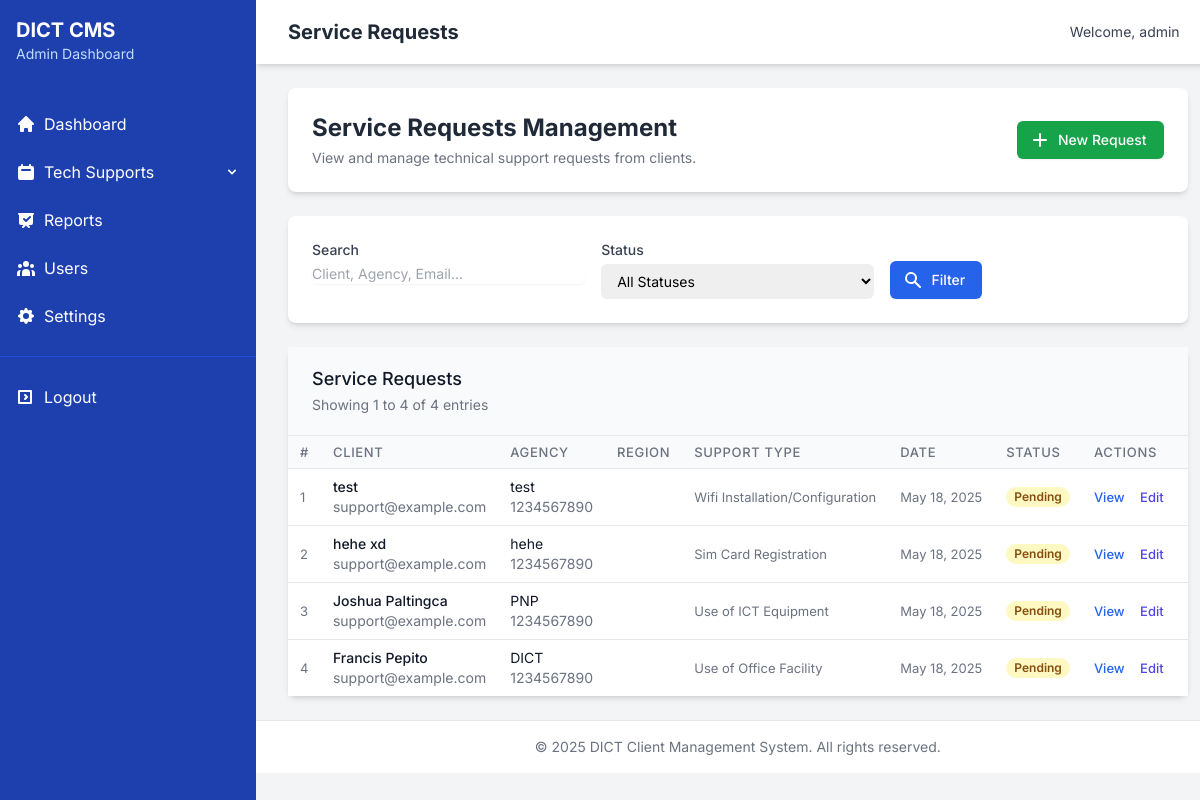
The app's page /admin/service-requests.php (signed in) with its own data.
### tables this page shows
CREATE TABLE `tech_support_requests` (
  `id` int(11) NOT NULL,
  `client_name` varchar(100) NOT NULL,
  `agency` varchar(100) NOT NULL,
  `email` varchar(100) NOT NULL,
  `phone` varchar(20) NOT NULL,
  `region_id` int(11) NOT NULL,
  `province_id` int(11) NOT NULL,
  `district_id` int(11) DEFAULT NULL,
  `municipality_id` int(11) NOT NULL,
  `support_type` varchar(100) NOT NULL,
  `subject` varchar(255) DEFAULT NULL,
  `issue_description` text NOT NULL,
  `date_requested` timestamp NOT NULL DEFAULT current_timestamp(),
  `date_assisted` timestamp NULL DEFAULT NULL,
  `date_resolved` timestamp NULL DEFAULT NULL,
  `assisted_by_id` int(11) DEFAULT NULL,
  `status` enum('Pending','In Progress','Resolved','Cancelled') DEFAULT 'Pending',
  `remarks` text DEFAULT NULL,
  `created_at` timestamp NOT NULL DEFAULT current_timestamp(),
  `updated_at` timestamp NOT NULL DEFAULT current_timestamp() ON UPDATE current_timestamp()
);

### includes/crud_operations.php (called while the page is built, shortened)
<?php
require_once 'db_connect.php';
function read_records($table, $columns = ['*'], $where = [], $order_by = '', $limit = 0, $offset = 0) {
    global $conn;
    try {
        $table_check = $conn->query("SHOW TABLES LIKE '$table'");
        $columns_str = implode(', ', $columns);
        $sql = "SELECT $columns_str FROM `$table`";
        if (!empty($order_by)) {
            $sql .= " ORDER BY $order_by";
        }
        if ($limit > 0) {
            $sql .= " LIMIT $limit";
        }
        $stmt = $conn->prepare($sql);
        if ($stmt->execute()) {
            $result = $stmt->get_result();
            $records = [];
            while ($row = $result->fetch_assoc()) {
                $records[] = $row;
            }
            return $records;
        } else {
            throw new Exception("Error executing statement: " . $stmt->error);
        }
    } catch (Exception $e) {
        error_log("Read records error: " . $e->getMessage());
        return false;
    }
}
function count_records($table, $where = []) {
    global $conn;
    try {
        $table_check = $conn->query("SHOW TABLES LIKE '$table'");
        $sql = "SELECT COUNT(*) as count FROM `$table`";
        $stmt = $conn->prepare($sql);
        if ($stmt->execute()) {
            $result = $stmt->get_result();
            $row = $result->fetch_assoc();
            return (int) $row['count'];
        } else {
            throw new Exception("Error executing statement: " . $stmt->error);
        }
    } catch (Exception $e) {
        error_log("Count records error: " . $e->getMessage());
        return false;
    }
}
?>

### admin/service-requests.php (the view, shortened to what this page needs)
<?php
require_once '../includes/db_connect.php';
require_once '../includes/crud_operations.php';
$search_term = isset($_GET['search']) ? sanitize_input($_GET['search']) : '';
$current_page = isset($_GET['page']) ? (int)$_GET['page'] : 1;
$records_per_page = 10;
$offset = ($current_page - 1) * $records_per_page;
$where = [];
try {
    if (!empty($search_term)) {
        $search_columns = ['client_name', 'agency', 'email', 'phone', 'support_type', 'issue_description'];
        $serviceRequests = search_records('tech_support_requests', $search_columns, $search_term, ['*'], 'date_requested DESC', $records_per_page, $offset);
        $total_records = count_records('tech_support_requests');
    } else {
        if (!empty($where)) {
            $serviceRequests = read_records('tech_support_requests', ['*'], $where, 'date_requested DESC', $records_per_page, $offset);
            $total_records = count_records('tech_support_requests', $where);
        } else {
            $serviceRequests = read_records('tech_support_requests', ['*'], [], 'date_requested DESC', $records_per_page, $offset);
            $total_records = count_records('tech_support_requests');
        }
    }
} catch (Exception $e) {
    $error_message = "Error: " . $e->getMessage();
    $serviceRequests = [];
    $total_records = 0;
}
?>
<!DOCTYPE html>
<html lang="en">
<head>
    <script src="https://cdn.tailwindcss.com"></script>
</head>
<body class="bg-gray-100">
    <?php include '../admin/includes/sidebar.php'; ?>
        <div class="flex-1 main-content">
            <div class="bg-white shadow-md">
                <div class="mx-auto px-4 sm:px-6 lg:px-8">
                    <div class="flex justify-between h-16">
                        <div class="flex">
                            <div class="flex-shrink-0 flex items-center">
                                <h1 class="text-xl font-bold text-gray-800">Service Requests</h1>
                            </div>
                        </div>
                        <div class="flex items-center">
                            <div class="ml-4 flex items-center md:ml-6">
                                <div class="relative">
                                    <div class="flex items-center">
                                        <span class="text-gray-700 text-sm mr-2">Welcome, <?php echo htmlspecialchars($_SESSION['username']); ?></span>
                                    </div>
                                </div>
                            </div>
                        </div>
                    </div>
                </div>
            </div>
            <main class="py-6">
                <div class="max-w-7xl mx-auto px-4 sm:px-6 lg:px-8">
                    <div class="bg-white rounded-lg shadow-md p-6 mb-6">
                        <div class="flex flex-col md:flex-row md:justify-between md:items-center">
                            <div>
                                <h2 class="text-2xl font-bold text-gray-800">Service Requests Management</h2>
                                <p class="mt-1 text-sm text-gray-500">View and manage technical support requests from clients.</p>
                            </div>
                            <div class="mt-4 md:mt-0">
                                <a href="../tech-support.php" target="_blank" class="inline-flex items-center px-4 py-2 border border-transparent rounded-md shadow-sm text-sm font-medium text-white bg-green-600 hover:bg-green-700 focus:outline-none focus:ring-2 focus:ring-offset-2 focus:ring-green-500">
                                    <svg xmlns="http://www.w3.org/2000/svg" class="-ml-1 mr-2 h-5 w-5" viewBox="0 0 20 20" fill="currentColor">
                                        <path fill-rule="evenodd" d="M10 3a1 1 0 011 1v5h5a1 1 0 110 2h-5v5a1 1 0 11-2 0v-5H4a1 1 0 110-2h5V4a1 1 0 011-1z" clip-rule="evenodd" />
                                    </svg>
                                    New Request
                                </a>
                            </div>
                        </div>
                    </div>
                    <div class="bg-white rounded-lg shadow-md p-6 mb-6">
                        <form action="<?php echo htmlspecialchars($_SERVER["PHP_SELF"]); ?>" method="get" class="grid grid-cols-1 md:grid-cols-3 gap-4">
                            <div>
                                <label for="search" class="block text-sm font-medium text-gray-700">Search</label>
                                <div class="mt-1 relative rounded-md shadow-sm">
                                    <input type="text" name="search" id="search" class="focus:ring-blue-500 focus:border-blue-500 block w-full sm:text-sm border-gray-300 rounded-md" placeholder="Client, Agency, Email..." value="<?php echo htmlspecialchars($search_term); ?>">
                                </div>
                            </div>
                            <div>
                                <label for="status" class="block text-sm font-medium text-gray-700">Status</label>
                                <select id="status" name="status" class="mt-1 block w-full pl-3 pr-10 py-2 text-base border-gray-300 focus:outline-none focus:ring-blue-500 focus:border-blue-500 sm:text-sm rounded-md">
                                    <option value="">All Statuses</option>
                                </select>
                            </div>
                            <div class="flex items-end">
                                <button type="submit" class="inline-flex items-center px-4 py-2 border border-transparent rounded-md shadow-sm text-sm font-medium text-white bg-blue-600 hover:bg-blue-700 focus:outline-none focus:ring-2 focus:ring-offset-2 focus:ring-blue-500">
                                    <svg xmlns="http://www.w3.org/2000/svg" class="-ml-1 mr-2 h-5 w-5" viewBox="0 0 20 20" fill="currentColor">
                                        <path fill-rule="evenodd" d="M8 4a4 4 0 100 8 4 4 0 000-8zM2 8a6 6 0 1110.89 3.476l4.817 4.817a1 1 0 01-1.414 1.414l-4.816-4.816A6 6 0 012 8z" clip-rule="evenodd" />
                                    </svg>
                                    Filter
                                </button>
                            </div>
                        </form>
                    </div>
                    <div class="bg-white rounded-lg shadow-md">
                        <div class="px-4 py-5 sm:px-6 bg-gray-50 border-b border-gray-200">
                            <h3 class="text-lg leading-6 font-medium text-gray-900">
                                Service Requests
                            </h3>
                            <p class="mt-1 max-w-2xl text-sm text-gray-500">
                                Showing <?php echo min($total_records, 1 + (($current_page - 1) * $records_per_page)); ?> to <?php echo min($total_records, $current_page * $records_per_page); ?> of <?php echo $total_records; ?> entries
                            </p>                        </div>
                        <div class="table-container">
                            <table class="min-w-full divide-y divide-gray-200 compact-table">
                                <thead class="bg-gray-50">
                                    <tr>
                                        <th scope="col" class="text-left text-xs font-medium text-gray-500 uppercase tracking-wider">#</th>
                                        <th scope="col" class="text-left text-xs font-medium text-gray-500 uppercase tracking-wider">Client</th>
                                        <th scope="col" class="text-left text-xs font-medium text-gray-500 uppercase tracking-wider">Agency</th>
                                        <th scope="col" class="text-left text-xs font-medium text-gray-500 uppercase tracking-wider">Region</th>
                                        <th scope="col" class="text-left text-xs font-medium text-gray-500 uppercase tracking-wider">Support Type</th>
                                        <th scope="col" class="text-left text-xs font-medium text-gray-500 uppercase tracking-wider">Date</th>
                                        <th scope="col" class="text-left text-xs font-medium text-gray-500 uppercase tracking-wider">Status</th>
                                        <th scope="col" class="text-left text-xs font-medium text-gray-500 uppercase tracking-wider">Actions</th>
                                    </tr>
                                </thead>
                                <tbody class="bg-white divide-y divide-gray-200">
                                    <?php if (empty($serviceRequests)): ?>
                                    <tr>
                                        <td colspan="8" class="px-6 py-4 whitespace-nowrap text-center text-sm text-gray-500">
                                            No service requests found.
                                        </td>
                                    </tr>
                                    <?php else: ?>
                                        <?php
                                        $count = ($current_page - 1) * $records_per_page + 1;
                                        foreach ($serviceRequests as $request):
                                            $region_name = "";
                                        ?>
                                        <tr>
                                            <td class="px-6 py-4 whitespace-nowrap text-sm text-gray-500"><?php echo $count++; ?></td>
                                            <td class="px-6 py-4 whitespace-nowrap">
                                                <div class="text-sm font-medium text-gray-900"><?php echo htmlspecialchars($request['client_name']); ?></div>
                                                <div class="text-sm text-gray-500"><?php echo htmlspecialchars($request['email']); ?></div>
                                            </td>
                                            <td class="px-6 py-4 whitespace-nowrap">
                                                <div class="text-sm text-gray-900"><?php echo htmlspecialchars($request['agency']); ?></div>
                                                <div class="text-sm text-gray-500"><?php echo htmlspecialchars($request['phone']); ?></div>
                                            </td>                                            <td class="px-6 py-4 whitespace-nowrap text-sm text-gray-500"><?php echo htmlspecialchars($region_name); ?></td>
                                            <td class="px-6 py-4 whitespace-nowrap text-sm text-gray-500"><?php echo htmlspecialchars($request['support_type']); ?></td>
                                            <td class="px-6 py-4 whitespace-nowrap text-sm text-gray-500">
                                                <?php echo date('M d, Y', strtotime($request['date_requested'])); ?>
                                            </td>
                                            <td class="px-6 py-4 whitespace-nowrap">
                                                <?php if ($request['status'] === 'Resolved'): ?>
                                                    <span class="px-2 inline-flex text-xs leading-5 font-semibold rounded-full bg-green-100 text-green-800">
                                                        Resolved
                                                    </span>
                                                <?php elseif ($request['status'] === 'In Progress'): ?>
                                                    <span class="px-2 inline-flex text-xs leading-5 font-semibold rounded-full bg-blue-100 text-blue-800">
                                                        In Progress
                                                    </span>
                                                <?php elseif ($request['status'] === 'Cancelled'): ?>
                                                    <span class="px-2 inline-flex text-xs leading-5 font-semibold rounded-full bg-red-100 text-red-800">
                                                        Cancelled
                                                    </span>
                                                <?php else: ?>
                                                    <span class="px-2 inline-flex text-xs leading-5 font-semibold rounded-full bg-yellow-100 text-yellow-800">
                                                        Pending
                                                    </span>
                                                <?php endif; ?>
                                            </td>
                                            <td class="px-6 py-4 whitespace-nowrap text-sm font-medium">
                                                <a href="view-request.php?id=<?php echo $request['id']; ?>" class="text-blue-600 hover:text-blue-900 mr-3">View</a>
                                                <a href="edit-request.php?id=<?php echo $request['id']; ?>" class="text-indigo-600 hover:text-indigo-900 mr-3">Edit</a>
                                            </td>
                                        </tr>                                        <?php endforeach; ?>
                                    <?php endif; ?>
                                </tbody>
                            </table>
                        </div>
                    </div>
                </div>
            </main>
            <footer class="bg-white border-t border-gray-200 py-4">
                <div class="max-w-7xl mx-auto px-4 sm:px-6 lg:px-8">
                    <p class="text-center text-sm text-gray-500">© 2025 DICT Client Management System. All rights reserved.</p>
                </div>
            </footer>
        </div>
    </div>
</body>
</html>

### records on screen
tech_support_requests: client_name "test", email "support@example.com", agency "test", phone "1234567890", support_type "Wifi Installation/Configuration", date_requested "May 18, 2025", status "Pending"
tech_support_requests: client_name "hehe xd", email "support@example.com", agency "hehe", phone "1234567890", support_type "Sim Card Registration", date_requested "May 18, 2025", status "Pending"
tech_support_requests: client_name "Joshua Paltingca", email "support@example.com", agency "PNP", phone "1234567890", support_type "Use of ICT Equipment", date_requested "May 18, 2025", status "Pending"
tech_support_requests: client_name "Francis Pepito", email "support@example.com", agency "DICT", phone "1234567890", support_type "Use of Office Facility", date_requested "May 18, 2025", status "Pending"

### other values on screen
$_SESSION['username'] "admin"
min($total_records, 1 + (($current_page - 1) * $records_per_page)) "1"
min($total_records, $current_page * $records_per_page) "4"
$total_records "4"
